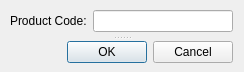
<?xml version="1.0" encoding="UTF-8"?>
<ui version="4.0">
 <class>Dialog</class>
 <widget class="QDialog" name="Dialog">
  <property name="geometry">
   <rect>
    <x>0</x>
    <y>0</y>
    <width>244</width>
    <height>72</height>
   </rect>
  </property>
  <property name="minimumSize">
   <size>
    <width>244</width>
    <height>72</height>
   </size>
  </property>
  <property name="maximumSize">
   <size>
    <width>244</width>
    <height>72</height>
   </size>
  </property>
  <property name="windowTitle">
   <string>Item Search</string>
  </property>
  <widget class="QSplitter" name="splitter">
   <property name="geometry">
    <rect>
     <x>10</x>
     <y>10</y>
     <width>223</width>
     <height>55</height>
    </rect>
   </property>
   <property name="orientation">
    <enum>Qt::Vertical</enum>
   </property>
   <widget class="QWidget" name="layoutWidget">
    <layout class="QFormLayout" name="formLayout">
     <item row="0" column="0">
      <widget class="QLabel" name="productCodeLabel">
       <property name="text">
        <string>Product Code:</string>
       </property>
      </widget>
     </item>
     <item row="0" column="1">
      <widget class="QLineEdit" name="productCode"/>
     </item>
    </layout>
   </widget>
   <widget class="QDialogButtonBox" name="cancelOkButtonBox">
    <property name="orientation">
     <enum>Qt::Horizontal</enum>
    </property>
    <property name="standardButtons">
     <set>QDialogButtonBox::Cancel|QDialogButtonBox::Ok</set>
    </property>
   </widget>
  </widget>
 </widget>
 <resources/>
 <connections>
  <connection>
   <sender>cancelOkButtonBox</sender>
   <signal>accepted()</signal>
   <receiver>Dialog</receiver>
   <slot>accept()</slot>
   <hints>
    <hint type="sourcelabel">
     <x>248</x>
     <y>254</y>
    </hint>
    <hint type="destinationlabel">
     <x>157</x>
     <y>274</y>
    </hint>
   </hints>
  </connection>
  <connection>
   <sender>cancelOkButtonBox</sender>
   <signal>rejected()</signal>
   <receiver>Dialog</receiver>
   <slot>reject()</slot>
   <hints>
    <hint type="sourcelabel">
     <x>316</x>
     <y>260</y>
    </hint>
    <hint type="destinationlabel">
     <x>286</x>
     <y>274</y>
    </hint>
   </hints>
  </connection>
 </connections>
</ui>
